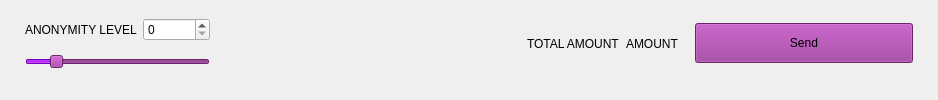
    <widget class="QFrame" name="m_mixinFrame">
     <property name="frameShape">
      <enum>QFrame::NoFrame</enum>
     </property>
     <property name="frameShadow">
      <enum>QFrame::Raised</enum>
     </property>
     <layout class="QGridLayout" name="gridLayout">
      <property name="leftMargin">
       <number>25</number>
      </property>
      <property name="topMargin">
       <number>11</number>
      </property>
      <property name="rightMargin">
       <number>25</number>
      </property>
      <property name="bottomMargin">
       <number>23</number>
      </property>
      <item row="0" column="2" rowspan="2">
       <widget class="QLabel" name="label">
        <property name="text">
         <string/>
        </property>
       </widget>
      </item>
      <item row="0" column="5" rowspan="2">
       <widget class="WalletGui::WalletExtraNormalBlackTextLabel" name="m_totalAmountLabel">
        <property name="locale">
         <locale language="English" country="UnitedStates"/>
        </property>
        <property name="text">
         <string>AMOUNT</string>
        </property>
        <property name="indent">
         <number>0</number>
        </property>
       </widget>
      </item>
      <item row="0" column="1">
       <widget class="QSpinBox" name="m_mixinSpin">
        <property name="maximum">
         <number>999999999</number>
        </property>
       </widget>
      </item>
      <item row="0" column="3" rowspan="2">
       <spacer name="horizontalSpacer">
        <property name="orientation">
         <enum>Qt::Horizontal</enum>
        </property>
        <property name="sizeType">
         <enum>QSizePolicy::Expanding</enum>
        </property>
        <property name="sizeHint" stdset="0">
         <size>
          <width>298</width>
          <height>20</height>
         </size>
        </property>
       </spacer>
      </item>
      <item row="1" column="0" colspan="2">
       <widget class="QSlider" name="m_mixinSlider">
        <property name="maximumSize">
         <size>
          <width>16777215</width>
          <height>16777215</height>
         </size>
        </property>
        <property name="palette">
         <palette>
          <active>
           <colorrole role="WindowText">
            <brush brushstyle="SolidPattern">
             <color alpha="255">
              <red>0</red>
              <green>0</green>
              <blue>0</blue>
             </color>
            </brush>
           </colorrole>
           <colorrole role="Button">
            <brush brushstyle="SolidPattern">
             <color alpha="255">
              <red>153</red>
              <green>51</green>
              <blue>153</blue>
             </color>
            </brush>
           </colorrole>
           <colorrole role="Light">
            <brush brushstyle="SolidPattern">
             <color alpha="255">
              <red>230</red>
              <green>76</green>
              <blue>230</blue>
             </color>
            </brush>
           </colorrole>
           <colorrole role="Midlight">
            <brush brushstyle="SolidPattern">
             <color alpha="255">
              <red>191</red>
              <green>63</green>
              <blue>191</blue>
             </color>
            </brush>
           </colorrole>
           <colorrole role="Dark">
            <brush brushstyle="SolidPattern">
             <color alpha="255">
              <red>76</red>
              <green>25</green>
              <blue>76</blue>
             </color>
            </brush>
           </colorrole>
           <colorrole role="Mid">
            <brush brushstyle="SolidPattern">
             <color alpha="255">
              <red>102</red>
              <green>34</green>
              <blue>102</blue>
             </color>
            </brush>
           </colorrole>
           <colorrole role="Text">
            <brush brushstyle="SolidPattern">
             <color alpha="255">
              <red>0</red>
              <green>0</green>
              <blue>0</blue>
             </color>
            </brush>
           </colorrole>
           <colorrole role="BrightText">
            <brush brushstyle="SolidPattern">
             <color alpha="255">
              <red>255</red>
              <green>255</green>
              <blue>255</blue>
             </color>
            </brush>
           </colorrole>
           <colorrole role="ButtonText">
            <brush brushstyle="SolidPattern">
             <color alpha="255">
              <red>0</red>
              <green>0</green>
              <blue>0</blue>
             </color>
            </brush>
           </colorrole>
           <colorrole role="Base">
            <brush brushstyle="SolidPattern">
             <color alpha="255">
              <red>255</red>
              <green>255</green>
              <blue>255</blue>
             </color>
            </brush>
           </colorrole>
           <colorrole role="Window">
            <brush brushstyle="SolidPattern">
             <color alpha="255">
              <red>153</red>
              <green>51</green>
              <blue>153</blue>
             </color>
            </brush>
           </colorrole>
           <colorrole role="Shadow">
            <brush brushstyle="SolidPattern">
             <color alpha="255">
              <red>0</red>
              <green>0</green>
              <blue>0</blue>
             </color>
            </brush>
           </colorrole>
           <colorrole role="Highlight">
            <brush brushstyle="SolidPattern">
             <color alpha="255">
              <red>170</red>
              <green>0</green>
              <blue>255</blue>
             </color>
            </brush>
           </colorrole>
           <colorrole role="Link">
            <brush brushstyle="SolidPattern">
             <color alpha="255">
              <red>170</red>
              <green>0</green>
              <blue>255</blue>
             </color>
            </brush>
           </colorrole>
           <colorrole role="AlternateBase">
            <brush brushstyle="SolidPattern">
             <color alpha="255">
              <red>204</red>
              <green>153</green>
              <blue>204</blue>
             </color>
            </brush>
           </colorrole>
           <colorrole role="ToolTipBase">
            <brush brushstyle="SolidPattern">
             <color alpha="255">
              <red>255</red>
              <green>255</green>
              <blue>220</blue>
             </color>
            </brush>
           </colorrole>
           <colorrole role="ToolTipText">
            <brush brushstyle="SolidPattern">
             <color alpha="255">
              <red>0</red>
              <green>0</green>
              <blue>0</blue>
             </color>
            </brush>
           </colorrole>
          </active>
          <inactive>
           <colorrole role="WindowText">
            <brush brushstyle="SolidPattern">
             <color alpha="255">
              <red>0</red>
              <green>0</green>
              <blue>0</blue>
             </color>
            </brush>
           </colorrole>
           <colorrole role="Button">
            <brush brushstyle="SolidPattern">
             <color alpha="255">
              <red>153</red>
              <green>51</green>
              <blue>153</blue>
             </color>
            </brush>
           </colorrole>
           <colorrole role="Light">
            <brush brushstyle="SolidPattern">
             <color alpha="255">
              <red>230</red>
              <green>76</green>
              <blue>230</blue>
             </color>
            </brush>
           </colorrole>
           <colorrole role="Midlight">
            <brush brushstyle="SolidPattern">
             <color alpha="255">
              <red>191</red>
              <green>63</green>
              <blue>191</blue>
             </color>
            </brush>
           </colorrole>
           <colorrole role="Dark">
            <brush brushstyle="SolidPattern">
             <color alpha="255">
              <red>76</red>
              <green>25</green>
              <blue>76</blue>
             </color>
            </brush>
           </colorrole>
           <colorrole role="Mid">
            <brush brushstyle="SolidPattern">
             <color alpha="255">
              <red>102</red>
              <green>34</green>
              <blue>102</blue>
             </color>
            </brush>
           </colorrole>
           <colorrole role="Text">
            <brush brushstyle="SolidPattern">
             <color alpha="255">
              <red>0</red>
              <green>0</green>
              <blue>0</blue>
             </color>
            </brush>
           </colorrole>
           <colorrole role="BrightText">
            <brush brushstyle="SolidPattern">
             <color alpha="255">
              <red>255</red>
              <green>255</green>
              <blue>255</blue>
             </color>
            </brush>
           </colorrole>
           <colorrole role="ButtonText">
            <brush brushstyle="SolidPattern">
             <color alpha="255">
              <red>0</red>
              <green>0</green>
              <blue>0</blue>
             </color>
            </brush>
           </colorrole>
           <colorrole role="Base">
            <brush brushstyle="SolidPattern">
             <color alpha="255">
              <red>255</red>
              <green>255</green>
              <blue>255</blue>
             </color>
            </brush>
           </colorrole>
           <colorrole role="Window">
            <brush brushstyle="SolidPattern">
             <color alpha="255">
              <red>153</red>
              <green>51</green>
              <blue>153</blue>
             </color>
            </brush>
           </colorrole>
           <colorrole role="Shadow">
            <brush brushstyle="SolidPattern">
             <color alpha="255">
              <red>0</red>
              <green>0</green>
              <blue>0</blue>
             </color>
            </brush>
           </colorrole>
           <colorrole role="Highlight">
            <brush brushstyle="SolidPattern">
             <color alpha="255">
              <red>170</red>
              <green>0</green>
              <blue>255</blue>
             </color>
            </brush>
           </colorrole>
           <colorrole role="Link">
            <brush brushstyle="SolidPattern">
             <color alpha="255">
              <red>170</red>
              <green>0</green>
              <blue>255</blue>
             </color>
            </brush>
           </colorrole>
           <colorrole role="AlternateBase">
            <brush brushstyle="SolidPattern">
             <color alpha="255">
              <red>204</red>
              <green>153</green>
              <blue>204</blue>
             </color>
            </brush>
           </colorrole>
           <colorrole role="ToolTipBase">
            <brush brushstyle="SolidPattern">
             <color alpha="255">
              <red>255</red>
              <green>255</green>
              <blue>220</blue>
             </color>
            </brush>
           </colorrole>
           <colorrole role="ToolTipText">
            <brush brushstyle="SolidPattern">
             <color alpha="255">
              <red>0</red>
              <green>0</green>
              <blue>0</blue>
             </color>
            </brush>
           </colorrole>
          </inactive>
          <disabled>
           <colorrole role="WindowText">
            <brush brushstyle="SolidPattern">
             <color alpha="255">
              <red>76</red>
              <green>25</green>
              <blue>76</blue>
             </color>
            </brush>
           </colorrole>
           <colorrole role="Button">
            <brush brushstyle="SolidPattern">
             <color alpha="255">
              <red>153</red>
              <green>51</green>
              <blue>153</blue>
             </color>
            </brush>
           </colorrole>
           <colorrole role="Light">
            <brush brushstyle="SolidPattern">
             <color alpha="255">
              <red>230</red>
              <green>76</green>
              <blue>230</blue>
             </color>
            </brush>
           </colorrole>
           <colorrole role="Midlight">
            <brush brushstyle="SolidPattern">
             <color alpha="255">
              <red>191</red>
              <green>63</green>
              <blue>191</blue>
             </color>
            </brush>
           </colorrole>
           <colorrole role="Dark">
            <brush brushstyle="SolidPattern">
             <color alpha="255">
              <red>76</red>
              <green>25</green>
              <blue>76</blue>
             </color>
            </brush>
           </colorrole>
           <colorrole role="Mid">
            <brush brushstyle="SolidPattern">
             <color alpha="255">
              <red>102</red>
              <green>34</green>
              <blue>102</blue>
             </color>
            </brush>
           </colorrole>
           <colorrole role="Text">
            <brush brushstyle="SolidPattern">
             <color alpha="255">
              <red>76</red>
              <green>25</green>
              <blue>76</blue>
             </color>
            </brush>
           </colorrole>
           <colorrole role="BrightText">
            <brush brushstyle="SolidPattern">
             <color alpha="255">
              <red>255</red>
              <green>255</green>
              <blue>255</blue>
             </color>
            </brush>
           </colorrole>
           <colorrole role="ButtonText">
            <brush brushstyle="SolidPattern">
             <color alpha="255">
              <red>76</red>
              <green>25</green>
              <blue>76</blue>
             </color>
            </brush>
           </colorrole>
           <colorrole role="Base">
            <brush brushstyle="SolidPattern">
             <color alpha="255">
              <red>153</red>
              <green>51</green>
              <blue>153</blue>
             </color>
            </brush>
           </colorrole>
           <colorrole role="Window">
            <brush brushstyle="SolidPattern">
             <color alpha="255">
              <red>153</red>
              <green>51</green>
              <blue>153</blue>
             </color>
            </brush>
           </colorrole>
           <colorrole role="Shadow">
            <brush brushstyle="SolidPattern">
             <color alpha="255">
              <red>0</red>
              <green>0</green>
              <blue>0</blue>
             </color>
            </brush>
           </colorrole>
           <colorrole role="Highlight">
            <brush brushstyle="SolidPattern">
             <color alpha="255">
              <red>51</red>
              <green>153</green>
              <blue>255</blue>
             </color>
            </brush>
           </colorrole>
           <colorrole role="Link">
            <brush brushstyle="SolidPattern">
             <color alpha="255">
              <red>170</red>
              <green>0</green>
              <blue>255</blue>
             </color>
            </brush>
           </colorrole>
           <colorrole role="AlternateBase">
            <brush brushstyle="SolidPattern">
             <color alpha="255">
              <red>153</red>
              <green>51</green>
              <blue>153</blue>
             </color>
            </brush>
           </colorrole>
           <colorrole role="ToolTipBase">
            <brush brushstyle="SolidPattern">
             <color alpha="255">
              <red>255</red>
              <green>255</green>
              <blue>220</blue>
             </color>
            </brush>
           </colorrole>
           <colorrole role="ToolTipText">
            <brush brushstyle="SolidPattern">
             <color alpha="255">
              <red>0</red>
              <green>0</green>
              <blue>0</blue>
             </color>
            </brush>
           </colorrole>
          </disabled>
         </palette>
        </property>
        <property name="maximum">
         <number>50</number>
        </property>
        <property name="pageStep">
         <number>1</number>
        </property>
        <property name="value">
         <number>7</number>
        </property>
        <property name="tracking">
         <bool>false</bool>
        </property>
        <property name="orientation">
         <enum>Qt::Horizontal</enum>
        </property>
       </widget>
      </item>
      <item row="0" column="7" rowspan="2">
       <widget class="WalletGui::WalletLargeBlueButton" name="m_sendButton">
        <property name="sizePolicy">
         <sizepolicy hsizetype="Fixed" vsizetype="Fixed">
          <horstretch>0</horstretch>
          <verstretch>0</verstretch>
         </sizepolicy>
        </property>
        <property name="minimumSize">
         <size>
          <width>218</width>
          <height>40</height>
         </size>
        </property>
        <property name="maximumSize">
         <size>
          <width>218</width>
          <height>40</height>
         </size>
        </property>
        <property name="palette">
         <palette>
          <active>
           <colorrole role="WindowText">
            <brush brushstyle="SolidPattern">
             <color alpha="255">
              <red>0</red>
              <green>0</green>
              <blue>0</blue>
             </color>
            </brush>
           </colorrole>
           <colorrole role="Button">
            <brush brushstyle="SolidPattern">
             <color alpha="255">
              <red>153</red>
              <green>51</green>
              <blue>153</blue>
             </color>
            </brush>
           </colorrole>
           <colorrole role="Light">
            <brush brushstyle="SolidPattern">
             <color alpha="255">
              <red>230</red>
              <green>76</green>
              <blue>230</blue>
             </color>
            </brush>
           </colorrole>
           <colorrole role="Midlight">
            <brush brushstyle="SolidPattern">
             <color alpha="255">
              <red>191</red>
              <green>63</green>
              <blue>191</blue>
             </color>
            </brush>
           </colorrole>
           <colorrole role="Dark">
            <brush brushstyle="SolidPattern">
             <color alpha="255">
              <red>76</red>
              <green>25</green>
              <blue>76</blue>
             </color>
            </brush>
           </colorrole>
           <colorrole role="Mid">
            <brush brushstyle="SolidPattern">
             <color alpha="255">
              <red>102</red>
              <green>34</green>
              <blue>102</blue>
             </color>
            </brush>
           </colorrole>
           <colorrole role="Text">
            <brush brushstyle="SolidPattern">
             <color alpha="255">
              <red>0</red>
              <green>0</green>
              <blue>0</blue>
             </color>
            </brush>
           </colorrole>
           <colorrole role="BrightText">
            <brush brushstyle="SolidPattern">
             <color alpha="255">
              <red>255</red>
              <green>255</green>
              <blue>255</blue>
             </color>
            </brush>
           </colorrole>
           <colorrole role="ButtonText">
            <brush brushstyle="SolidPattern">
             <color alpha="255">
              <red>0</red>
              <green>0</green>
              <blue>0</blue>
             </color>
            </brush>
           </colorrole>
           <colorrole role="Base">
            <brush brushstyle="SolidPattern">
             <color alpha="255">
              <red>255</red>
              <green>255</green>
              <blue>255</blue>
             </color>
            </brush>
           </colorrole>
           <colorrole role="Window">
            <brush brushstyle="SolidPattern">
             <color alpha="255">
              <red>153</red>
              <green>51</green>
              <blue>153</blue>
             </color>
            </brush>
           </colorrole>
           <colorrole role="Shadow">
            <brush brushstyle="SolidPattern">
             <color alpha="255">
              <red>0</red>
              <green>0</green>
              <blue>0</blue>
             </color>
            </brush>
           </colorrole>
           <colorrole role="Highlight">
            <brush brushstyle="SolidPattern">
             <color alpha="255">
              <red>170</red>
              <green>0</green>
              <blue>255</blue>
             </color>
            </brush>
           </colorrole>
           <colorrole role="Link">
            <brush brushstyle="SolidPattern">
             <color alpha="255">
              <red>170</red>
              <green>0</green>
              <blue>255</blue>
             </color>
            </brush>
           </colorrole>
           <colorrole role="AlternateBase">
            <brush brushstyle="SolidPattern">
             <color alpha="255">
              <red>204</red>
              <green>153</green>
              <blue>204</blue>
             </color>
            </brush>
           </colorrole>
           <colorrole role="ToolTipBase">
            <brush brushstyle="SolidPattern">
             <color alpha="255">
              <red>255</red>
              <green>255</green>
              <blue>220</blue>
             </color>
            </brush>
           </colorrole>
           <colorrole role="ToolTipText">
            <brush brushstyle="SolidPattern">
             <color alpha="255">
              <red>0</red>
              <green>0</green>
              <blue>0</blue>
             </color>
            </brush>
           </colorrole>
          </active>
          <inactive>
           <colorrole role="WindowText">
            <brush brushstyle="SolidPattern">
             <color alpha="255">
              <red>0</red>
              <green>0</green>
              <blue>0</blue>
             </color>
            </brush>
           </colorrole>
           <colorrole role="Button">
            <brush brushstyle="SolidPattern">
             <color alpha="255">
              <red>153</red>
              <green>51</green>
              <blue>153</blue>
             </color>
            </brush>
           </colorrole>
           <colorrole role="Light">
            <brush brushstyle="SolidPattern">
             <color alpha="255">
              <red>230</red>
              <green>76</green>
              <blue>230</blue>
             </color>
            </brush>
           </colorrole>
           <colorrole role="Midlight">
            <brush brushstyle="SolidPattern">
             <color alpha="255">
              <red>191</red>
              <green>63</green>
              <blue>191</blue>
             </color>
            </brush>
           </colorrole>
           <colorrole role="Dark">
            <brush brushstyle="SolidPattern">
             <color alpha="255">
              <red>76</red>
              <green>25</green>
              <blue>76</blue>
             </color>
            </brush>
           </colorrole>
           <colorrole role="Mid">
            <brush brushstyle="SolidPattern">
             <color alpha="255">
              <red>102</red>
              <green>34</green>
              <blue>102</blue>
             </color>
            </brush>
           </colorrole>
           <colorrole role="Text">
            <brush brushstyle="SolidPattern">
             <color alpha="255">
              <red>0</red>
              <green>0</green>
              <blue>0</blue>
             </color>
            </brush>
           </colorrole>
           <colorrole role="BrightText">
            <brush brushstyle="SolidPattern">
             <color alpha="255">
              <red>255</red>
              <green>255</green>
              <blue>255</blue>
             </color>
            </brush>
           </colorrole>
           <colorrole role="ButtonText">
            <brush brushstyle="SolidPattern">
             <color alpha="255">
              <red>0</red>
              <green>0</green>
              <blue>0</blue>
             </color>
            </brush>
           </colorrole>
           <colorrole role="Base">
            <brush brushstyle="SolidPattern">
             <color alpha="255">
              <red>255</red>
              <green>255</green>
              <blue>255</blue>
             </color>
            </brush>
           </colorrole>
           <colorrole role="Window">
            <brush brushstyle="SolidPattern">
             <color alpha="255">
              <red>153</red>
              <green>51</green>
              <blue>153</blue>
             </color>
            </brush>
           </colorrole>
           <colorrole role="Shadow">
            <brush brushstyle="SolidPattern">
             <color alpha="255">
              <red>0</red>
              <green>0</green>
              <blue>0</blue>
             </color>
            </brush>
           </colorrole>
           <colorrole role="Highlight">
            <brush brushstyle="SolidPattern">
             <color alpha="255">
              <red>170</red>
              <green>0</green>
              <blue>255</blue>
             </color>
            </brush>
           </colorrole>
           <colorrole role="Link">
            <brush brushstyle="SolidPattern">
             <color alpha="255">
              <red>170</red>
              <green>0</green>
              <blue>255</blue>
             </color>
            </brush>
           </colorrole>
           <colorrole role="AlternateBase">
            <brush brushstyle="SolidPattern">
             <color alpha="255">
              <red>204</red>
              <green>153</green>
              <blue>204</blue>
             </color>
            </brush>
           </colorrole>
           <colorrole role="ToolTipBase">
            <brush brushstyle="SolidPattern">
             <color alpha="255">
              <red>255</red>
              <green>255</green>
              <blue>220</blue>
             </color>
            </brush>
           </colorrole>
           <colorrole role="ToolTipText">
            <brush brushstyle="SolidPattern">
             <color alpha="255">
              <red>0</red>
              <green>0</green>
              <blue>0</blue>
             </color>
            </brush>
           </colorrole>
          </inactive>
          <disabled>
           <colorrole role="WindowText">
            <brush brushstyle="SolidPattern">
             <color alpha="255">
              <red>76</red>
              <green>25</green>
              <blue>76</blue>
             </color>
            </brush>
           </colorrole>
           <colorrole role="Button">
            <brush brushstyle="SolidPattern">
             <color alpha="255">
              <red>153</red>
              <green>51</green>
              <blue>153</blue>
             </color>
            </brush>
           </colorrole>
           <colorrole role="Light">
            <brush brushstyle="SolidPattern">
             <color alpha="255">
              <red>230</red>
              <green>76</green>
              <blue>230</blue>
             </color>
            </brush>
           </colorrole>
           <colorrole role="Midlight">
            <brush brushstyle="SolidPattern">
             <color alpha="255">
              <red>191</red>
              <green>63</green>
              <blue>191</blue>
             </color>
            </brush>
           </colorrole>
           <colorrole role="Dark">
            <brush brushstyle="SolidPattern">
             <color alpha="255">
              <red>76</red>
              <green>25</green>
              <blue>76</blue>
             </color>
            </brush>
           </colorrole>
           <colorrole role="Mid">
            <brush brushstyle="SolidPattern">
             <color alpha="255">
              <red>102</red>
              <green>34</green>
              <blue>102</blue>
             </color>
            </brush>
           </colorrole>
           <colorrole role="Text">
            <brush brushstyle="SolidPattern">
             <color alpha="255">
              <red>76</red>
              <green>25</green>
              <blue>76</blue>
             </color>
            </brush>
           </colorrole>
           <colorrole role="BrightText">
            <brush brushstyle="SolidPattern">
             <color alpha="255">
              <red>255</red>
              <green>255</green>
              <blue>255</blue>
             </color>
            </brush>
           </colorrole>
           <colorrole role="ButtonText">
            <brush brushstyle="SolidPattern">
             <color alpha="255">
              <red>76</red>
              <green>25</green>
              <blue>76</blue>
             </color>
            </brush>
           </colorrole>
           <colorrole role="Base">
            <brush brushstyle="SolidPattern">
             <color alpha="255">
              <red>153</red>
              <green>51</green>
              <blue>153</blue>
             </color>
            </brush>
           </colorrole>
           <colorrole role="Window">
            <brush brushstyle="SolidPattern">
             <color alpha="255">
              <red>153</red>
              <green>51</green>
              <blue>153</blue>
             </color>
            </brush>
           </colorrole>
           <colorrole role="Shadow">
            <brush brushstyle="SolidPattern">
             <color alpha="255">
              <red>0</red>
              <green>0</green>
              <blue>0</blue>
             </color>
            </brush>
           </colorrole>
           <colorrole role="Highlight">
            <brush brushstyle="SolidPattern">
             <color alpha="255">
              <red>51</red>
              <green>153</green>
              <blue>255</blue>
             </color>
            </brush>
           </colorrole>
           <colorrole role="Link">
            <brush brushstyle="SolidPattern">
             <color alpha="255">
              <red>170</red>
              <green>0</green>
              <blue>255</blue>
             </color>
            </brush>
           </colorrole>
           <colorrole role="AlternateBase">
            <brush brushstyle="SolidPattern">
             <color alpha="255">
              <red>153</red>
              <green>51</green>
              <blue>153</blue>
             </color>
            </brush>
           </colorrole>
           <colorrole role="ToolTipBase">
            <brush brushstyle="SolidPattern">
             <color alpha="255">
              <red>255</red>
              <green>255</green>
              <blue>220</blue>
             </color>
            </brush>
           </colorrole>
           <colorrole role="ToolTipText">
            <brush brushstyle="SolidPattern">
             <color alpha="255">
              <red>0</red>
              <green>0</green>
              <blue>0</blue>
             </color>
            </brush>
           </colorrole>
          </disabled>
         </palette>
        </property>
        <property name="focusPolicy">
         <enum>Qt::NoFocus</enum>
        </property>
        <property name="text">
         <string>Send</string>
        </property>
       </widget>
      </item>
      <item row="0" column="4" rowspan="2">
       <widget class="WalletGui::WalletNormalGrayTextLabel" name="label_2">
        <property name="text">
         <string>TOTAL AMOUNT</string>
        </property>
       </widget>
      </item>
      <item row="0" column="0">
       <widget class="WalletGui::WalletNormalGrayTextLabel" name="m_mixinTextLabel">
        <property name="text">
         <string>ANONYMITY LEVEL</string>
        </property>
       </widget>
      </item>
      <item row="0" column="6" rowspan="2">
       <spacer name="horizontalSpacer_4">
        <property name="orientation">
         <enum>Qt::Horizontal</enum>
        </property>
        <property name="sizeType">
         <enum>QSizePolicy::Fixed</enum>
        </property>
        <property name="sizeHint" stdset="0">
         <size>
          <width>10</width>
          <height>20</height>
         </size>
        </property>
       </spacer>
      </item>
     </layout>
    </widget>
